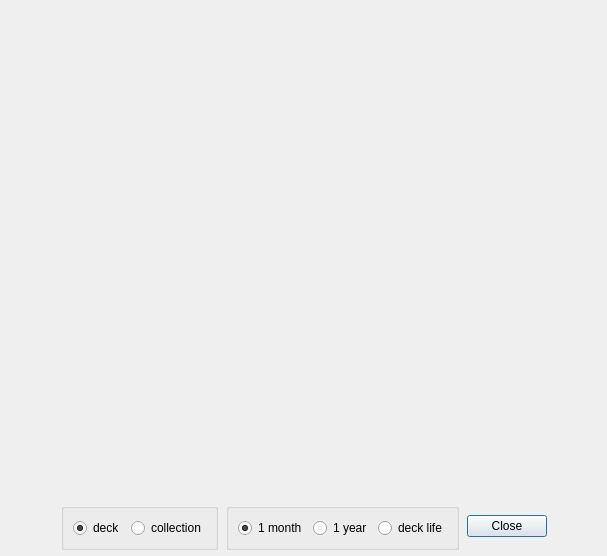
<?xml version="1.0" encoding="UTF-8"?>
<ui version="4.0">
 <class>Dialog</class>
 <widget class="QDialog" name="Dialog">
  <property name="geometry">
   <rect>
    <x>0</x>
    <y>0</y>
    <width>607</width>
    <height>556</height>
   </rect>
  </property>
  <property name="windowTitle">
   <string>Statistics</string>
  </property>
  <layout class="QVBoxLayout" name="verticalLayout">
   <property name="spacing">
    <number>0</number>
   </property>
   <property name="leftMargin">
    <number>0</number>
   </property>
   <property name="topMargin">
    <number>0</number>
   </property>
   <property name="rightMargin">
    <number>0</number>
   </property>
   <property name="bottomMargin">
    <number>0</number>
   </property>
   <item>
    <widget class="AnkiWebView" name="web" native="true">
     <property name="url" stdset="0">
      <url>
       <string>about:blank</string>
      </url>
     </property>
    </widget>
   </item>
   <item>
    <layout class="QHBoxLayout" name="horizontalLayout_3">
     <property name="spacing">
      <number>8</number>
     </property>
     <property name="leftMargin">
      <number>6</number>
     </property>
     <property name="topMargin">
      <number>6</number>
     </property>
     <property name="rightMargin">
      <number>6</number>
     </property>
     <property name="bottomMargin">
      <number>6</number>
     </property>
     <item>
      <spacer name="horizontalSpacer">
       <property name="orientation">
        <enum>Qt::Horizontal</enum>
       </property>
       <property name="sizeHint" stdset="0">
        <size>
         <width>40</width>
         <height>20</height>
        </size>
       </property>
      </spacer>
     </item>
     <item>
      <widget class="QGroupBox" name="groupBox_2">
       <property name="title">
        <string/>
       </property>
       <layout class="QHBoxLayout" name="horizontalLayout_2">
        <item>
         <widget class="QRadioButton" name="groups">
          <property name="text">
           <string>deck</string>
          </property>
          <property name="checked">
           <bool>true</bool>
          </property>
         </widget>
        </item>
        <item>
         <widget class="QRadioButton" name="all">
          <property name="text">
           <string>collection</string>
          </property>
         </widget>
        </item>
       </layout>
      </widget>
     </item>
     <item>
      <widget class="QGroupBox" name="groupBox">
       <property name="title">
        <string/>
       </property>
       <layout class="QHBoxLayout" name="horizontalLayout">
        <item>
         <widget class="QRadioButton" name="month">
          <property name="text">
           <string>1 month</string>
          </property>
          <property name="checked">
           <bool>true</bool>
          </property>
         </widget>
        </item>
        <item>
         <widget class="QRadioButton" name="year">
          <property name="text">
           <string>1 year</string>
          </property>
         </widget>
        </item>
        <item>
         <widget class="QRadioButton" name="life">
          <property name="text">
           <string>deck life</string>
          </property>
         </widget>
        </item>
       </layout>
      </widget>
     </item>
     <item>
      <widget class="QDialogButtonBox" name="buttonBox">
       <property name="orientation">
        <enum>Qt::Horizontal</enum>
       </property>
       <property name="standardButtons">
        <set>QDialogButtonBox::Close</set>
       </property>
       <property name="centerButtons">
        <bool>true</bool>
       </property>
      </widget>
     </item>
     <item>
      <spacer name="horizontalSpacer_2">
       <property name="orientation">
        <enum>Qt::Horizontal</enum>
       </property>
       <property name="sizeHint" stdset="0">
        <size>
         <width>40</width>
         <height>20</height>
        </size>
       </property>
      </spacer>
     </item>
    </layout>
   </item>
  </layout>
 </widget>
 <customwidgets>
  <customwidget>
   <class>AnkiWebView</class>
   <extends>QWidget</extends>
   <header location="global">aqt/webview</header>
   <container>1</container>
  </customwidget>
 </customwidgets>
 <resources/>
 <connections>
  <connection>
   <sender>buttonBox</sender>
   <signal>accepted()</signal>
   <receiver>Dialog</receiver>
   <slot>accept()</slot>
   <hints>
    <hint type="sourcelabel">
     <x>248</x>
     <y>254</y>
    </hint>
    <hint type="destinationlabel">
     <x>157</x>
     <y>274</y>
    </hint>
   </hints>
  </connection>
  <connection>
   <sender>buttonBox</sender>
   <signal>rejected()</signal>
   <receiver>Dialog</receiver>
   <slot>reject()</slot>
   <hints>
    <hint type="sourcelabel">
     <x>316</x>
     <y>260</y>
    </hint>
    <hint type="destinationlabel">
     <x>286</x>
     <y>274</y>
    </hint>
   </hints>
  </connection>
 </connections>
</ui>
